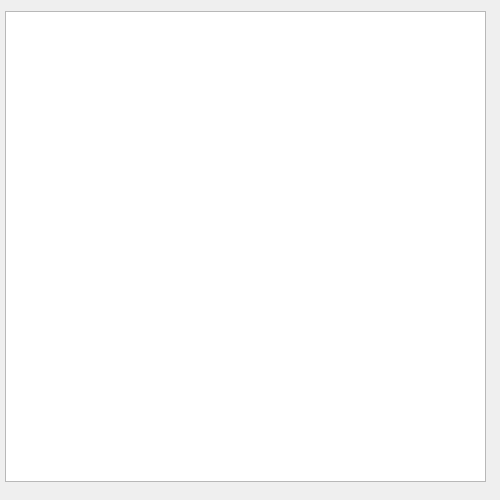
<?xml version="1.0" encoding="UTF-8"?>
<ui version="4.0">
 <class>Form</class>
 <widget class="QWidget" name="Form">
  <property name="geometry">
   <rect>
    <x>0</x>
    <y>0</y>
    <width>500</width>
    <height>500</height>
   </rect>
  </property>
  <property name="windowTitle">
   <string>Form</string>
  </property>
  <widget class="QTableWidget" name="InventoryTable">
   <property name="geometry">
    <rect>
     <x>5</x>
     <y>11</y>
     <width>481</width>
     <height>471</height>
    </rect>
   </property>
  </widget>
 </widget>
 <resources/>
 <connections/>
</ui>
